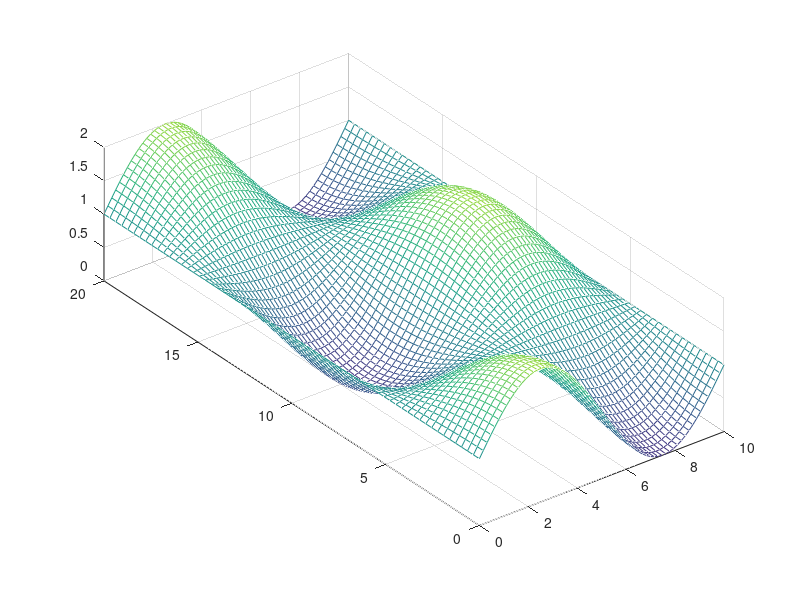

MATLAB code to generate this figure: (Note: this script raises an error after producing the figure.)
clc
clear
close all

printfigure = 0;

Lx = 10;  
Ly = 20;  
Time = 20;
dx = Lx / 63;
dy = Ly / 63;
dt = 0.1;
x = 0 : dx : Lx;
y = 0 : dy : Ly;
t = 0 : dt : Time;
nx = length(x);
ny = length(y);
nt = length(t);

k = 0.1;  % Waermeleitfaehigkeit in cm^2/s

N = 10;  % Grad
lambda = 0 : pi / Lx : N * pi / Lx;
sigma = 0 : pi / Ly : N * pi / Ly;

f = zeros(nx*ny,nt);  % Temperaturmatrix

f0 = zeros(nx, ny);
for i = 1 : nx
    for j = 1 : ny
        f0(i,j) = sin(x(i) / Lx * 2 * pi) * cos(y(j) / Ly * 2 * pi) + 1;
    end
end

[Y,X] = meshgrid(y,x);
mesh(X,Y,f0);
caxis([-0.5 2.5])
pbaspect([1 Ly/Lx 0.5])
setmesh('Initial Condition','$x$','$y$','$f$','T_2D_inhomo_modal_inital_condition',0)

phi = zeros(N + 1, nx);  % Eigenfunktionen
psi = zeros(N + 1, ny);  % Eigenfunktionen
T = zeros((N + 1)^2, nt);  % Gewichtung

phi(1,:) = sqrt(1 / Lx);
for i = 2 : N + 1
    for n = 1 : nx
        phi(i, n) = sqrt(2 / Lx) * cos(lambda(i) * x(n));
    end
end
psi(1,:) = sqrt(1 / Ly);
for i = 2 : N + 1
    for n = 1 : ny
        psi(i, n) = sqrt(2 / Ly) * cos(sigma(i) * y(n));
    end
end

phi = phi';
psi = psi';

Psi = kron(psi,phi);

figure
for i = 1 : N + 1
    plot(x,phi(:,i))
    hold on
end
txt = ['$G = ',num2str(N),'$'];
TEXT = text(8,0.4,txt,'FontSize',30);
set(TEXT,'Interpreter','latex')
setplt('Eigenfunctions $\varphi$','$x$','$value$','T_2D_inhomo_modal_Eigenfunctions_phi',0)

figure
for i = 1 : N + 1
    plot(y,psi(:,i))
    hold on
end
txt = ['$G = ',num2str(N),'$'];
TEXT = text(16,0.3,txt,'FontSize',30);
set(TEXT,'Interpreter','latex')
setplt('Eigenfunctions $\psi$','$y$','$value$','T_2D_inhomo_modal_Eigenfunctions_psi',0)

u = zeros(nt, nx, ny);  % Anregung
Ua = zeros(N + 1, N + 1, nt);

u(:,round(3/dx+1),round(3/dy+1)) = 1 * sin(t - pi / 4);
u(:,round(5/dx+1),round(10/dy+1)) = -2 * sin(t);
u(:,round(7/dx+1),round(13/dy+1)) = 0.02 * t;
u(:,round(8/dx+1),round(18/dy+1)) = 0.05 * t;

for m = 1 : N + 1
    for n = 1 : N + 1
        for i = 1 : nt
            Ua(m,n,i) = u(i,round(3/dx+1),round(3/dy+1)) * phi(round(3/dx+1),m) * psi(round(3/dy+1),n) +...
                       u(i,round(5/dx+1),round(10/dy+1)) * phi(round(5/dx+1),m) * psi(round(10/dy+1),n) +...
                      u(i,round(7/dx+1),round(13/dy+1)) * phi(round(7/dx+1),m) * psi(round(13/dy+1),n) + ...
                       u(i,round(8/dx+1),round(18/dy+1)) * phi(round(8/dx+1),m) * psi(round(18/dy+1),n);
        end
    end
end

for i = 1 : nt
    U(:,i) = reshape(squeeze(Ua(:,:,i)),(N+1)^2,1);
end

T0 = zeros(N+1,N+1);
for i = 1 : N + 1
    for j = 1 : N + 1
        T0(i, j) = 0;
        for n = 1 : nx
            for m = 1 : ny
                T0(i, j) = T0(i, j) + f0(n,m) * phi(n,i) * psi(m,j) * dx * dy;
            end
        end
    end
end


kappa = zeros(N+1, N+1);
for i = 1 : N+1
    for j = 1 : N+1
        kappa(i,j) = 1 - dt * k * (lambda(i)^2 + sigma(j)^2);
    end
end

A = diag(reshape(kappa,(N+1)^2,1));

w = randn((N+1)^2, nt) * 0.02;
v = randn(nx*ny, nt) * 0.05;
T(:,1) = reshape(T0,(N+1)^2,1);
for t = 2 : nt
    T(:,t) = A * T(:,t-1) + dt * U(:,t);
end

for t = 1 : nt
    f(:,t) = Psi * T(:,t);
    V(t,:,:) = reshape(v(:,t),nx,ny);
    F(t,:,:) = reshape(f(:,t),nx,ny);

end

F_mu = F;

t = 0 : dt : Time;
figure
for n = 1 : 5 : nt
    mesh(X,Y,squeeze(F(n,:,:)))
    zlim([-1 3])
    caxis([-1 3])
    pbaspect([1 Ly/Lx 0.5])
    setmesh('Temperature Distribution','$x$','$y$','$f$','T_2D_inhomo_modal_2',0)
    set(gcf,'outerposition',get(0,'screensize'));
    txt = ['$t = ',num2str(t(n)),'$'];
    TEXT = text(8,0,0.6,txt,'FontSize',30);
    set(TEXT,'Interpreter','latex')
    txt = ['$G = ',num2str(N),'$'];
    TEXT = text(8,0,1.5,txt,'FontSize',30);
    set(TEXT,'Interpreter','latex')
    drawnow
    frame=getframe(gcf);
    imind=frame2im(frame);
    [imind,cm] = rgb2ind(imind,256);
    if printfigure == 1
        if n==1
             imwrite(imind,cm,'T_2D_sr.gif','gif', 'Loopcount',inf,'DelayTime',1e-6);
        else
             imwrite(imind,cm,'T_2D_sr.gif','gif','WriteMode','append','DelayTime',1e-6);
        end
    end
end


figure
for n = 1 : 5 : nt
    mesh(X,Y,squeeze(F_mu(n,:,:)))
    zlim([-1 3])
    caxis([-1 3])
    pbaspect([1 Ly/Lx 0.5])
    setmesh('Temperature Distribution','$x$','$y$','$f$','T_2D_inhomo_modal_2',0)
    set(gcf,'outerposition',get(0,'screensize'));
    txt = ['$t = ',num2str(t(n)),'$'];
    TEXT = text(8,0,0.6,txt,'FontSize',30);
    set(TEXT,'Interpreter','latex')
    txt = ['$G = ',num2str(N),'$'];
    TEXT = text(8,0,1.5,txt,'FontSize',30);
    set(TEXT,'Interpreter','latex')
    drawnow
    frame=getframe(gcf);
    imind=frame2im(frame);
    [imind,cm] = rgb2ind(imind,256);
    if printfigure == 1
        if n==1
             imwrite(imind,cm,'T_2D_mu.gif','gif', 'Loopcount',inf,'DelayTime',1e-6);
        else
             imwrite(imind,cm,'T_2D_mu.gif','gif','WriteMode','append','DelayTime',1e-6);
        end
    end
end



% figure
% for n = 1 : 6
%     a = round((nt - 1) / 5 * (n - 1)) + 1;
%     mesh(X,Y,squeeze(F(a,:,:)))
%     zlim([-1 3])
%     caxis([-1 3])
%     pbaspect([1 Ly/Lx 0.5])
%     set(gcf,'outerposition',get(0,'screensize'));
%     txt = ['$t = ',num2str(t(a)),'$'];
%     TEXT = text(8,0,0.6,txt,'FontSize',30);
%     set(TEXT,'Interpreter','latex')
%     txt = ['$G = ',num2str(N),'$'];
%     TEXT = text(8,0,1.5,txt,'FontSize',30);
%     set(TEXT,'Interpreter','latex')
%     drawnow
%     name = ['T_2D_sr_shot_',num2str(n)];
%     setmesh('Temperature Distribution','$x$','$y$','$f$',name,printfigure)
% end
% 
% figure
% for n = 1 : 6
%     a = round((nt - 1) / 5 * (n - 1)) + 1;
%     mesh(X,Y,squeeze(F_mu(a,:,:)))
%     zlim([-1 3])
%     caxis([-1 3])
%     pbaspect([1 Ly/Lx 0.5])
%     set(gcf,'outerposition',get(0,'screensize'));
%     txt = ['$t = ',num2str(t(a)),'$'];
%     TEXT = text(8,0,0.6,txt,'FontSize',30);
%     set(TEXT,'Interpreter','latex')
%     txt = ['$G = ',num2str(N),'$'];
%     TEXT = text(8,0,1.5,txt,'FontSize',30);
%     set(TEXT,'Interpreter','latex')
%     drawnow
%     name = ['T_2D_mu_shot_',num2str(n)];
%     setmesh('Temperature Distribution','$x$','$y$','$f$',name,printfigure)
% end

% Measurement
% positions
px_index = round(linspace(1,nx,8)); 
py_index = round(linspace(1,ny,8));

px = x(px_index);
py = y(py_index);


% m_rh = F_mu(:,px_index,py_index);   
% F_sr = F;
save('T_2D_noisefree','F')

